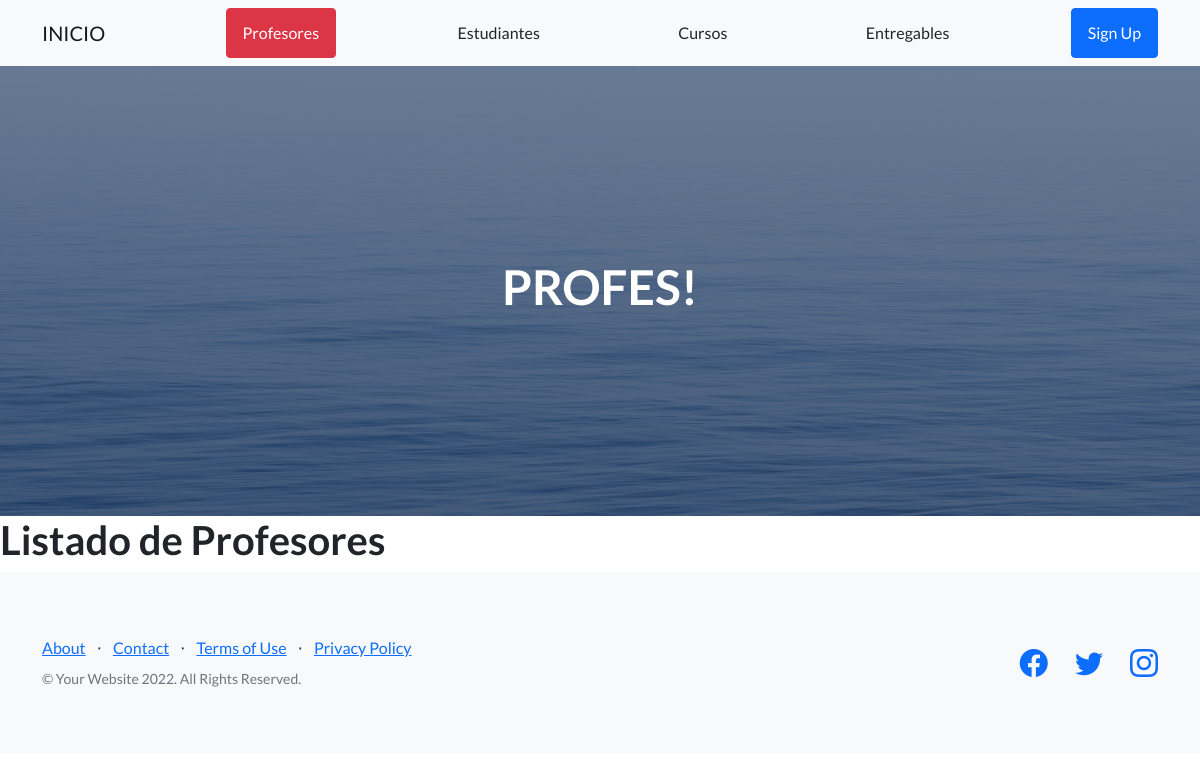
/AppCoder/profesores/, run on an earlier commit of the app's database.
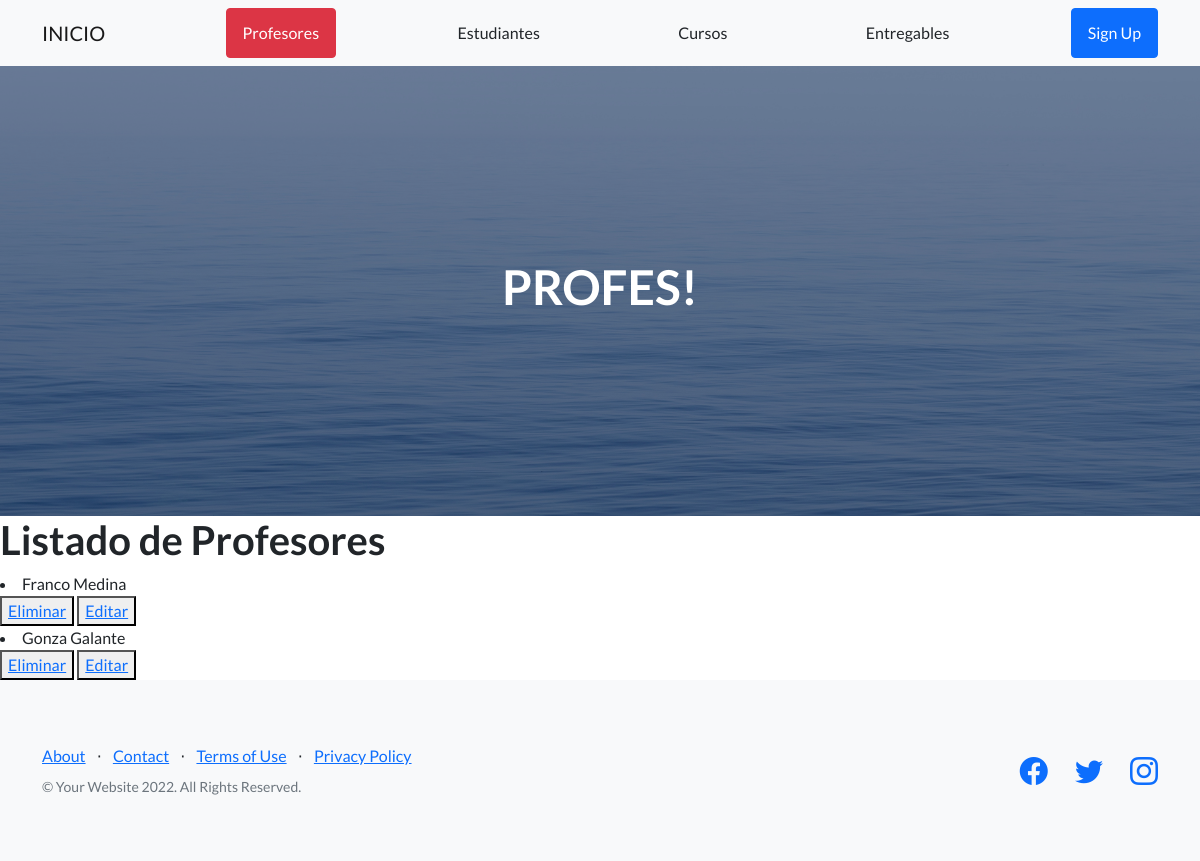
And on a later commit of the database.
### AppCoder/models.py (models this page shows)
class Profesor(models.Model):
    nombre= models.CharField(max_length=50)
    apellido= models.CharField(max_length=50)
    email= models.EmailField()
    profesion= models.CharField(max_length=50)
    def __str__(self):
        return self.nombre +" "+ self.apellido

### AppCoder/views.py (the view)
# urls.py: path('profesores/', leerProfesores, name= 'profesores'),
def leerProfesores(request):
    profesores= Profesor.objects.all()
    contexto= {'profesores': profesores}
    return render(request, 'AppCoder/profesores.html', contexto)

### AppCoder/templates/AppCoder/profesores.html
{% extends "AppCoder/padre.html" %}
{% load static %}
{% block contenidoQueCambia %}
<h1>Listado de Profesores</h1>
{% for profesor in profesores %}
<li>{{ profesor }}</li>
<button>
    <a href="{% url 'eliminarProfesor' profesor.nombre %}">Eliminar</a>
</button>
<button>
    <a href="{% url 'editarProfesor' profesor.nombre %}">Editar</a>
</button>
{% endfor %}
{% endblock %}
{% block título %}
<h1>PROFES!</h1>
{% endblock %}

### AppCoder/templates/AppCoder/padre.html (shortened to what this page needs)
<!DOCTYPE html>
<html lang="en">
    <head>
        {% load static %}
        <link href="https://cdn.jsdelivr.net/npm/bootstrap-icons@1.5.0/font/bootstrap-icons.css" rel="stylesheet" type="text/css" />
        <link href="{% static 'AppCoder/css/styles.css' %}" rel="stylesheet" />
    </head>
    <body>
        <nav class="navbar navbar-light bg-light static-top">
            <div class="container">
                <a class="navbar-brand" href="{% url 'inicio' %}">INICIO</a>
                <a class="btn btn-danger" href="{% url 'profesores' %}">Profesores</a>
                <a class="btn " href="{% url 'estudiantes' %}">Estudiantes</a>
                <a class="btn " href="{% url 'cursos' %}">Cursos</a>
                <a class="btn " href="{% url 'entregables' %}">Entregables</a>
                <a class="btn btn-primary" href="#signup">Sign Up</a>
            </div>
        </nav>
        <header class="masthead">
            <div class="container position-relative">
                <div class="row justify-content-center">
                    <div class="col-xl-6">
                        <div class="text-center text-white">
                            {%block título %}
                            {% endblock %}
                        </div>
                    </div>
                </div>
            </div>
        </header>
        {% block contenidoQueCambia %}
        {% endblock %}
        <footer class="footer bg-light">
            <div class="container">
                <div class="row">
                    <div class="col-lg-6 h-100 text-center text-lg-start my-auto">
                        <ul class="list-inline mb-2">
                            <li class="list-inline-item"><a href="#!">About</a></li>
                            <li class="list-inline-item">⋅</li>
                            <li class="list-inline-item"><a href="#!">Contact</a></li>
                            <li class="list-inline-item">⋅</li>
                            <li class="list-inline-item"><a href="#!">Terms of Use</a></li>
                            <li class="list-inline-item">⋅</li>
                            <li class="list-inline-item"><a href="#!">Privacy Policy</a></li>
                        </ul>
                        <p class="text-muted small mb-4 mb-lg-0">&copy; Your Website 2022. All Rights Reserved.</p>
                    </div>
                    <div class="col-lg-6 h-100 text-center text-lg-end my-auto">
                        <ul class="list-inline mb-0">
                            <li class="list-inline-item me-4">
                                <a href="#!"><i class="bi-facebook fs-3"></i></a>
                            </li>
                            <li class="list-inline-item me-4">
                                <a href="#!"><i class="bi-twitter fs-3"></i></a>
                            </li>
                            <li class="list-inline-item">
                                <a href="#!"><i class="bi-instagram fs-3"></i></a>
                            </li>
                        </ul>
                    </div>
                </div>
            </div>
        </footer>
    </body>
</html>

What changed in the data, as far as the page shows it:
added Profesor: nombre+apellido "Franco Medina"
added Profesor: nombre+apellido "Gonza Galante"
